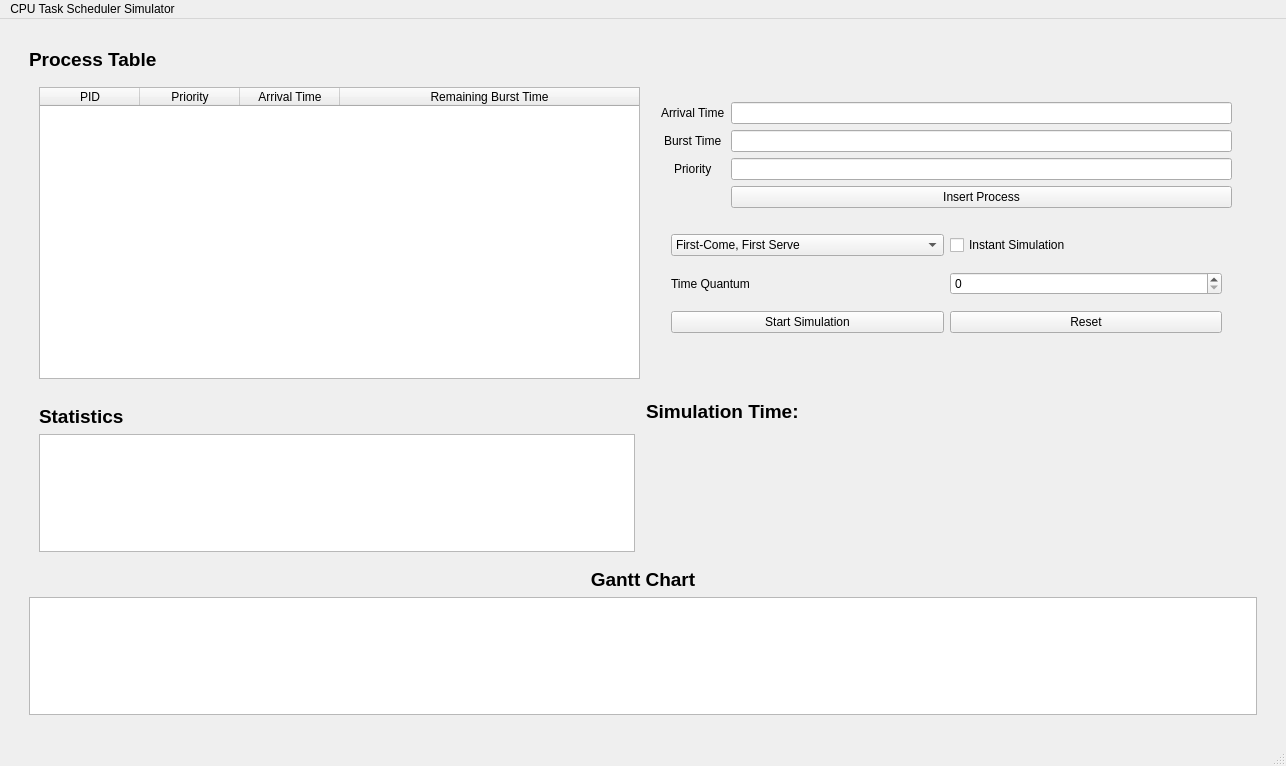
<?xml version="1.0" encoding="UTF-8"?>
<ui version="4.0">
 <class>MainWindow</class>
 <widget class="QMainWindow" name="MainWindow">
  <property name="geometry">
   <rect>
    <x>0</x>
    <y>0</y>
    <width>1286</width>
    <height>766</height>
   </rect>
  </property>
  <property name="sizePolicy">
   <sizepolicy hsizetype="Maximum" vsizetype="Maximum">
    <horstretch>0</horstretch>
    <verstretch>0</verstretch>
   </sizepolicy>
  </property>
  <property name="windowTitle">
   <string>MainWindow</string>
  </property>
  <widget class="QWidget" name="centralwidget">
   <property name="sizePolicy">
    <sizepolicy hsizetype="Expanding" vsizetype="Expanding">
     <horstretch>0</horstretch>
     <verstretch>0</verstretch>
    </sizepolicy>
   </property>
   <layout class="QHBoxLayout" name="horizontalLayout_3">
    <item>
     <layout class="QVBoxLayout" name="verticalLayout_2">
      <property name="sizeConstraint">
       <enum>QLayout::SizeConstraint::SetMaximumSize</enum>
      </property>
      <property name="leftMargin">
       <number>20</number>
      </property>
      <property name="topMargin">
       <number>20</number>
      </property>
      <property name="rightMargin">
       <number>20</number>
      </property>
      <property name="bottomMargin">
       <number>20</number>
      </property>
      <item>
       <widget class="QLabel" name="label_processTable">
        <property name="font">
         <font>
          <pointsize>14</pointsize>
          <bold>true</bold>
         </font>
        </property>
        <property name="text">
         <string>Process Table</string>
        </property>
       </widget>
      </item>
      <item>
       <layout class="QHBoxLayout" name="horizontalLayout_2">
        <property name="leftMargin">
         <number>10</number>
        </property>
        <property name="topMargin">
         <number>10</number>
        </property>
        <property name="rightMargin">
         <number>10</number>
        </property>
        <property name="bottomMargin">
         <number>10</number>
        </property>
        <item>
         <widget class="QTableWidget" name="processTable">
          <property name="maximumSize">
           <size>
            <width>4000</width>
            <height>16777215</height>
           </size>
          </property>
          <property name="frameShadow">
           <enum>QFrame::Shadow::Raised</enum>
          </property>
          <property name="editTriggers">
           <set>QAbstractItemView::EditTrigger::NoEditTriggers</set>
          </property>
          <property name="columnCount">
           <number>4</number>
          </property>
          <attribute name="horizontalHeaderCascadingSectionResizes">
           <bool>true</bool>
          </attribute>
          <attribute name="horizontalHeaderStretchLastSection">
           <bool>true</bool>
          </attribute>
          <attribute name="verticalHeaderCascadingSectionResizes">
           <bool>true</bool>
          </attribute>
          <column>
           <property name="text">
            <string>PID</string>
           </property>
          </column>
          <column>
           <property name="text">
            <string>Priority</string>
           </property>
          </column>
          <column>
           <property name="text">
            <string>Arrival Time</string>
           </property>
          </column>
          <column>
           <property name="text">
            <string>Remaining Burst Time</string>
           </property>
          </column>
         </widget>
        </item>
        <item>
         <layout class="QVBoxLayout" name="verticalLayout">
          <property name="leftMargin">
           <number>10</number>
          </property>
          <property name="topMargin">
           <number>10</number>
          </property>
          <property name="rightMargin">
           <number>10</number>
          </property>
          <property name="bottomMargin">
           <number>10</number>
          </property>
          <item>
           <layout class="QFormLayout" name="layout_inputForms">
            <property name="labelAlignment">
             <set>Qt::AlignmentFlag::AlignCenter</set>
            </property>
            <property name="formAlignment">
             <set>Qt::AlignmentFlag::AlignCenter</set>
            </property>
            <property name="leftMargin">
             <number>5</number>
            </property>
            <property name="topMargin">
             <number>5</number>
            </property>
            <property name="rightMargin">
             <number>5</number>
            </property>
            <property name="bottomMargin">
             <number>5</number>
            </property>
            <item row="0" column="0">
             <widget class="QLabel" name="label_ArrivalTime">
              <property name="text">
               <string>Arrival Time</string>
              </property>
             </widget>
            </item>
            <item row="0" column="1">
             <widget class="QLineEdit" name="lineEdit_ArrivalTime"/>
            </item>
            <item row="1" column="0">
             <widget class="QLabel" name="label_BurstTime">
              <property name="text">
               <string>Burst Time</string>
              </property>
             </widget>
            </item>
            <item row="1" column="1">
             <widget class="QLineEdit" name="lineEdit_BurstTime"/>
            </item>
            <item row="2" column="0">
             <widget class="QLabel" name="label_Priority">
              <property name="text">
               <string>Priority</string>
              </property>
             </widget>
            </item>
            <item row="2" column="1">
             <widget class="QLineEdit" name="lineEdit_Priority"/>
            </item>
            <item row="3" column="1">
             <widget class="QPushButton" name="pushButton_InsertProcess">
              <property name="text">
               <string>Insert Process</string>
              </property>
             </widget>
            </item>
           </layout>
          </item>
          <item>
           <layout class="QVBoxLayout" name="layout_input">
            <property name="leftMargin">
             <number>10</number>
            </property>
            <property name="topMargin">
             <number>10</number>
            </property>
            <property name="rightMargin">
             <number>10</number>
            </property>
            <property name="bottomMargin">
             <number>10</number>
            </property>
            <item>
             <layout class="QHBoxLayout" name="layout_combobox">
              <property name="leftMargin">
               <number>5</number>
              </property>
              <property name="topMargin">
               <number>5</number>
              </property>
              <property name="rightMargin">
               <number>5</number>
              </property>
              <property name="bottomMargin">
               <number>5</number>
              </property>
              <item>
               <widget class="QComboBox" name="comboBox">
                <item>
                 <property name="text">
                  <string>First-Come, First Serve</string>
                 </property>
                </item>
                <item>
                 <property name="text">
                  <string>Round-Robin</string>
                 </property>
                </item>
                <item>
                 <property name="text">
                  <string>Priority (Preemptive)</string>
                 </property>
                </item>
                <item>
                 <property name="text">
                  <string>Priority (Non-Preemptive)</string>
                 </property>
                </item>
                <item>
                 <property name="text">
                  <string>Shortest Job First (Preemptive)</string>
                 </property>
                </item>
                <item>
                 <property name="text">
                  <string>Shortest Job First (Non-Preemptive)</string>
                 </property>
                </item>
               </widget>
              </item>
              <item>
               <widget class="QCheckBox" name="checkBox_instantSimulation">
                <property name="text">
                 <string>Instant Simulation</string>
                </property>
               </widget>
              </item>
             </layout>
            </item>
            <item>
             <layout class="QHBoxLayout" name="layout_quantum">
              <property name="leftMargin">
               <number>5</number>
              </property>
              <property name="topMargin">
               <number>5</number>
              </property>
              <property name="rightMargin">
               <number>5</number>
              </property>
              <property name="bottomMargin">
               <number>5</number>
              </property>
              <item>
               <widget class="QLabel" name="label_Quantum">
                <property name="text">
                 <string>Time Quantum</string>
                </property>
               </widget>
              </item>
              <item>
               <widget class="QSpinBox" name="spinBox_Quantum"/>
              </item>
             </layout>
            </item>
            <item>
             <layout class="QHBoxLayout" name="layout_buttons">
              <property name="leftMargin">
               <number>5</number>
              </property>
              <property name="topMargin">
               <number>5</number>
              </property>
              <property name="rightMargin">
               <number>5</number>
              </property>
              <property name="bottomMargin">
               <number>5</number>
              </property>
              <item>
               <widget class="QPushButton" name="pushButton_StartSimulation">
                <property name="text">
                 <string>Start Simulation</string>
                </property>
               </widget>
              </item>
              <item>
               <widget class="QPushButton" name="pushButton_reset">
                <property name="text">
                 <string>Reset</string>
                </property>
               </widget>
              </item>
             </layout>
            </item>
            <item>
             <widget class="QLabel" name="label_ProgramMessages">
              <property name="font">
               <font>
                <pointsize>10</pointsize>
                <bold>false</bold>
               </font>
              </property>
              <property name="styleSheet">
               <string notr="true">color:red;</string>
              </property>
              <property name="text">
               <string/>
              </property>
              <property name="alignment">
               <set>Qt::AlignmentFlag::AlignCenter</set>
              </property>
             </widget>
            </item>
           </layout>
          </item>
         </layout>
        </item>
       </layout>
      </item>
      <item>
       <layout class="QHBoxLayout" name="horizontalLayout">
        <property name="leftMargin">
         <number>5</number>
        </property>
        <property name="topMargin">
         <number>5</number>
        </property>
        <property name="rightMargin">
         <number>5</number>
        </property>
        <property name="bottomMargin">
         <number>5</number>
        </property>
        <item>
         <layout class="QVBoxLayout" name="verticalLayout_4">
          <property name="leftMargin">
           <number>5</number>
          </property>
          <property name="topMargin">
           <number>5</number>
          </property>
          <property name="rightMargin">
           <number>5</number>
          </property>
          <property name="bottomMargin">
           <number>5</number>
          </property>
          <item>
           <widget class="QLabel" name="label_Statistics">
            <property name="font">
             <font>
              <pointsize>14</pointsize>
              <bold>true</bold>
             </font>
            </property>
            <property name="text">
             <string>Statistics</string>
            </property>
           </widget>
          </item>
          <item>
           <widget class="QTextEdit" name="textEdit_Statistics">
            <property name="sizePolicy">
             <sizepolicy hsizetype="Preferred" vsizetype="Preferred">
              <horstretch>0</horstretch>
              <verstretch>0</verstretch>
             </sizepolicy>
            </property>
            <property name="readOnly">
             <bool>true</bool>
            </property>
           </widget>
          </item>
         </layout>
        </item>
        <item>
         <widget class="QLabel" name="label_simulationTime">
          <property name="font">
           <font>
            <pointsize>14</pointsize>
            <bold>true</bold>
           </font>
          </property>
          <property name="text">
           <string>Simulation Time:</string>
          </property>
          <property name="alignment">
           <set>Qt::AlignmentFlag::AlignLeading|Qt::AlignmentFlag::AlignLeft|Qt::AlignmentFlag::AlignTop</set>
          </property>
         </widget>
        </item>
       </layout>
      </item>
      <item>
       <widget class="QLabel" name="label">
        <property name="font">
         <font>
          <pointsize>14</pointsize>
          <bold>true</bold>
         </font>
        </property>
        <property name="text">
         <string>Gantt Chart</string>
        </property>
        <property name="alignment">
         <set>Qt::AlignmentFlag::AlignCenter</set>
        </property>
       </widget>
      </item>
      <item>
       <widget class="QGraphicsView" name="GanttChartWindow"/>
      </item>
     </layout>
    </item>
   </layout>
  </widget>
  <widget class="QMenuBar" name="menubar">
   <property name="geometry">
    <rect>
     <x>0</x>
     <y>0</y>
     <width>1286</width>
     <height>21</height>
    </rect>
   </property>
   <widget class="QMenu" name="menuCPU_Task_Scheduler_Simulator">
    <property name="title">
     <string>CPU Task Scheduler Simulator</string>
    </property>
   </widget>
   <addaction name="menuCPU_Task_Scheduler_Simulator"/>
  </widget>
  <widget class="QStatusBar" name="statusbar"/>
 </widget>
 <resources/>
 <connections/>
</ui>
